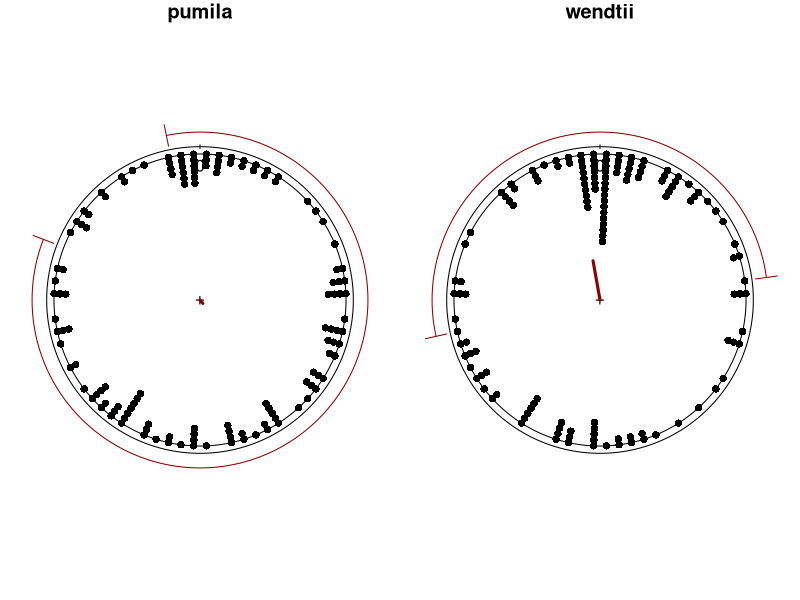
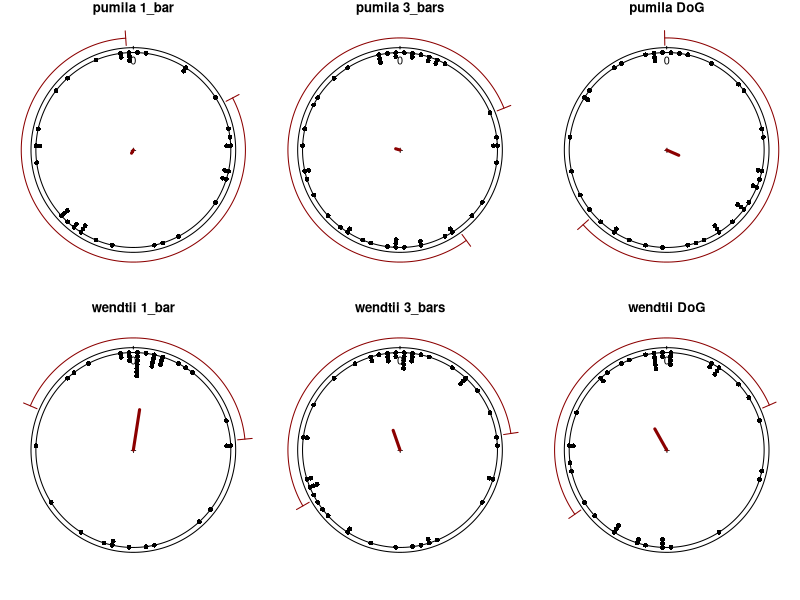
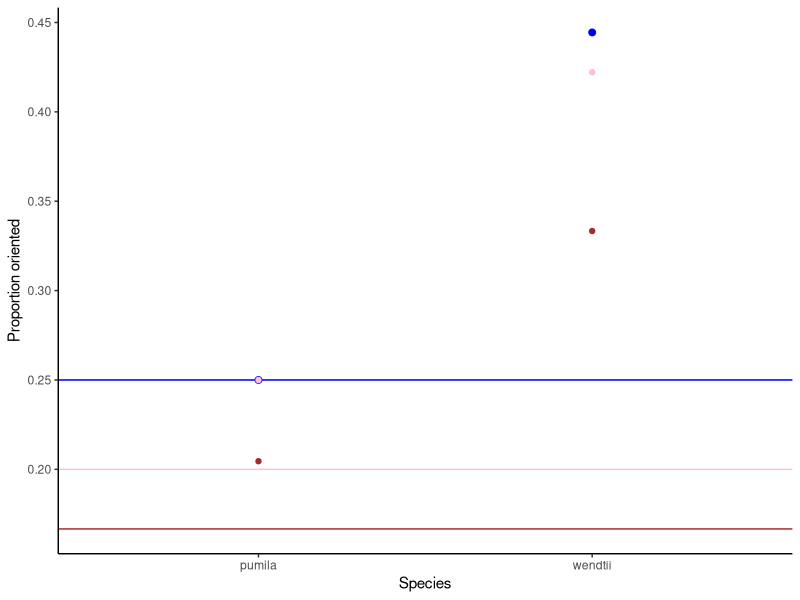
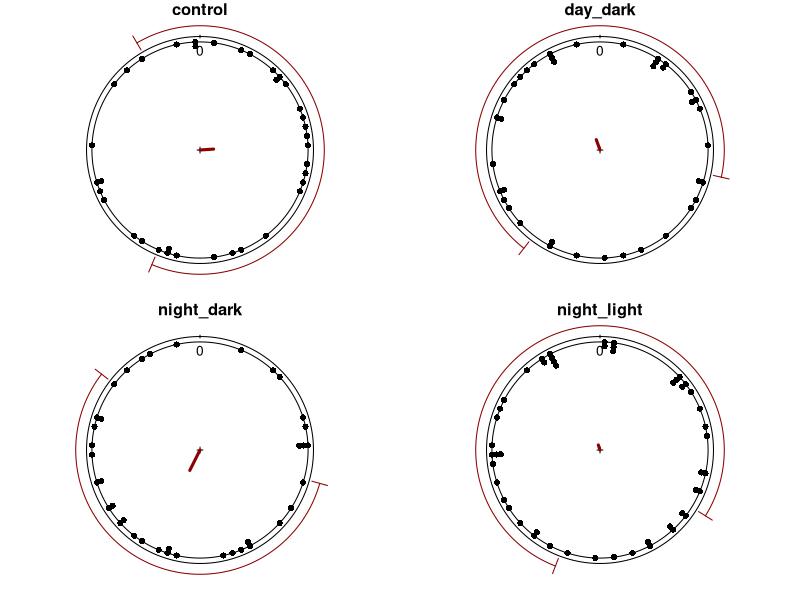

Source code (R) for these figures, in order:
## ---- chunk 1
knitr::opts_chunk$set(echo = TRUE)
## ---- chunk 2
library('circular')
library('tibble')
library('readr')
library('tidyr')
library('dplyr')
library('ggplot2')
## ---- chunk 3
df <- read_delim('Ophiocoma_orientation_data.txt',delim = "\t")
df <- subset.data.frame(df, Relative_heading_degrees != "DNF")
df$Relative_heading_degrees <- as.numeric(df$Relative_heading_degrees)
df$heading <- df$Relative_heading_degrees*pi/180
df$heading[df$heading > pi] <- -pi +(df$heading[df$heading > pi] -pi)
df$Species <- as.factor(df$Species)
df$Type    <- as.factor(df$Type)
df$Set     <- as.factor(df$Set)
df <- subset.data.frame(df, select = -c(Absolute_heading_degrees))
summary(df)
## ---- chunk 4
df$success   <- vector(length = length(df$heading))
sectors <- 5 # number of sectors, i.e. reciprocal of sector fraction
half.sector <- pi/sectors # half the width of the target sector

for(i in 1:length(df$heading)){           ### get tote of each using one fifth of the circle
  if(is.na(df$heading[i]) == TRUE){df$success[i] <- 0}
  else if(df$heading[i] >   half.sector ){df$success[i] <- 0}    ## pi/5 beforehand
  else if(df$heading[i] <= -half.sector ){df$success[i] <- 0}  ## -pi/5 beforehand
  else{df$success[i] <- 1}  }
## ---- chunk 5
df %>% filter(Set == 2017) -> df1
df1 <- droplevels.data.frame(df1)
## ---- chunk 6
Cplot <- function(headings, sp, bt, ax, ...){
	#fit mean axis, fits mean direction unless otherwise specified
	if(missing(ax)){ax <- F}
	#spacing of stacked points, now automatically stacks towards centre unless otherwise specified
	if(missing(sp) & missing(bt)){sp <- 0.04}
	#bt specifies the stacking by a multipicative factor, 1 = stacked, 2 = 1 point's space between, 0.5 = half overlapping
	if( missing(sp) & !(missing(bt)) ){sp <- bt*.04}
	#	Get functions 
		circSD <- function(mn, lci, uci, out, zro, drc, lng, ...){
			if(missing(lng)){lng<-10*360/5};	if(missing(drc)){drc<-'clock'}
			if(missing(zro)){zro <- pi/2};if(missing(out)){out <- 0.05}
			if(missing(uci)){uci <- lci}
			lwr <- mn - lci;	upr <- mn + uci
			circ.pos <- ( ((drc == 'clock')-1)*2 +1) * 
				-seq( pi*lwr/180, pi*upr/180, length.out = lng) + zro
			circ.x <- cos(circ.pos)*(1+out);	circ.y <- sin(circ.pos)*(1+out)
			lines(circ.x, circ.y, ...)
			lines.circular( as.circular(rep(lwr,2),units = 'degrees', 
				type = 'angles', modulo = '2pi', zero = zro, 
				rotation = drc, template = 'none'), 
				out*c(0.5, 1.5), modulo = '2pi', 
				zero = zro, rotation = drc, ...)
			lines.circular(as.circular(rep(upr,2),units = 'degrees', 
				type = 'angles', modulo = '2pi', zero = zro, 
				rotation = drc, template = 'none'),
			 	out*c(0.5, 1.5), modulo = '2pi', zero = zro, 
			 	rotation = drc, ...) 		}
		mycirc <- function(angles, clock){
			if(missing(clock)){clock <- TRUE}
			if(clock){
			return(		as.circular(angles,units='degrees',type='angles',
			modulo='2pi',zero=pi/2,rotation='clock',	template='none')	)
				}else{
				as.circular(angles,units='degrees',type='angles',
				 modulo='2pi',zero=pi/2,rotation='counter',template='none')
				}	}	
	#circular plot settings
	increments <- 5 #degrees
	zr <- pi/2 #start at top of screen (pi*	90	/180)
	bn <-  72  #10*10*360/5 #bins 	
	degrad <- 180/pi #conversion from radians to degrees
	tcl <- rgb(1,1,1,0)#transparent colour
	pcl <- rgb(.3,.1,.1,.5)#point colour
	#plot characters
	lw <- 0.5 #line width
	pnt <- 3 # 2.5 #point size
	arw <- 10 #arrowhead angle
	arl <- 0 #0.1 #arrowhead length
	#	set up input variables
	hd <- mycirc(headings)
	sm <- summary(hd)
	sv <- degrad*sd.circular(hd, na.rm=T)
	lbl <- 0 # 90*(1:4-1)
	plot(hd, col=tcl, main="", zero=zr, axes=F, shrink=1,tol=0.075)
	axis.circular(1, at = mycirc(lbl), labels = lbl)
	par(new=T)
	plot.circular(hd, col=tcl,main="",zero=zr,axes=F,shrink=1.05,tol=0.075)
	points(hd,stack=T,bin=bn,sep=-sp,zero=zr,...)
	if(!(ax)){
		arrows.circular( mycirc(sm['Mean']),zero=zr,col='red4',lwd=3,
		 length=arl,angle=arw,shrink = sm['Rho'])
		 circSD(sm['Mean'], sv, out = 0.15, zro=zr, drc='clock',col='red4',lwd=1)	}else{
		 sBin_Spp <- summary(mycirc(hd*2))
		 sv2 <- degrad*sd.circular(hd*2, na.rm=T)/2
		 arrows.circular( mycirc(sBin_Spp['Mean']/2),zero=zr,col='red4',lwd=3,
		 length=arl,angle=arw,shrink = sBin_Spp['Rho'])
		 arrows.circular( mycirc(180+sBin_Spp['Mean']/2),zero=zr,col='red4',lwd=3,
		 length=arl,angle=arw,shrink = sBin_Spp['Rho'])
		 circSD(sBin_Spp['Mean']/2, sv2, out = 0.15, zro=zr, drc='clock',col='red4',lwd=1)
		 circSD(180+sBin_Spp['Mean']/2, sv2, out = 0.15, zro=zr, drc='clock',col='red4',lwd=1)
	 } }
## ---- chunk 7
par(mfrow = c(1,2)); par(mar = c(1, 1, 1, 1) + 0.1)
  for(j in levels(as.factor(df1$Species))){
  tempx <- df1$Relative_heading_degrees[df1$Species == j]
     Cplot(tempx, clock=TRUE)
     title(j)}
## ---- chunk 8
par(mfrow = c(2,3)); par(mar = c(1, 1, 1, 1) + 0.1)
for(i in levels(as.factor(df1$Species))){
  for(j in levels(as.factor(df1$Type))){
  tempx <- df1$Relative_heading_degrees[df1$Type == j & df1$Species == i]
     Cplot(tempx)
     title(paste(i,j))}}
## ---- chunk 9
df1 %>%
  mutate(in.pent = ifelse(abs(heading) < pi/5, 1, 0)) %>% # for data in radians -pi to pi
  group_by(Species,Type) %>%                # condition name
  summarize(num = length(heading),
            rho = rho.circular(heading),
            kappa = unlist(mle.vonmises(heading)[3]),
            c.mean = unlist(mean.circular(heading)[1]),
            proportion_oriented = sum(in.pent)/length(in.pent)
  ) -> spp_type.summary            ## output dataframe

spp_type.summary
## ---- chunk 10
df1 %>%
  mutate(in.pent = ifelse(abs(heading) < pi/5, 1, 0)) %>% # for data in radians -pi to pi
  group_by(Species,Type) %>%                # condition name
  summarize(v.stat=unlist(rayleigh.test(heading,mu=0)[1]),
            v.p= unlist(rayleigh.test(heading,mu=0)[2]),
            rayl.stat=unlist(rayleigh.test(heading)[1]),
            rayl.p= unlist(rayleigh.test(heading)[2])
  ) -> spp_type.stats            ## output dataframe

spp_type.stats
## ---- chunk 11
df1 %>%
  mutate(in.quad = ifelse(abs(heading) < pi/4, 1, 0)) %>% # for data in radians -pi to pi
  mutate(in.pent = ifelse(abs(heading) < pi/5, 1, 0)) %>% # for data in radians -pi to pi
  mutate(in.sext = ifelse(abs(heading) < pi/6, 1, 0)) %>% # for data in radians -pi to pi
  group_by(Species,Type) %>%   
  summarize(n_obs = n(),                   ## observations for treatment
            quad.prop = sum(in.quad)/length(in.quad),
            pent.prop = sum(in.pent)/length(in.pent),
            sext.prop = sum(in.sext)/length(in.sext)        ) -> chance_plot  

chance_plot %>% 
  filter(Type == "DoG") %>%
  ggplot(aes(Species,sext.prop)) + geom_point(aes(y=sext.prop),color="brown")   + 
  geom_hline(yintercept = 1/5, color = "pink") +
  geom_hline(yintercept = 1/4,color = "blue") +
  geom_hline(yintercept = 1/6, color = "brown") +  
  geom_point(aes(y=quad.prop), color="blue",size=2)        +             
  geom_point(aes(y=pent.prop), color="pink") +
  ylab('Proportion oriented')  + theme_classic()
## ---- chunk 12
df %>% filter(Set == 2019) -> df2
df2 <- droplevels.data.frame(df2)
## ---- chunk 13
par(mfrow = c(2,2)); par(mar = c(1, 1, 1, 1) + 0.1)
  for(j in levels(as.factor(df2$Period_adaptation))){
  tempx <- df2$Relative_heading_degrees[df2$Period_adaptation == j]
     Cplot(tempx)
     title(j)}
## ---- chunk 14
df2 %>%
  mutate(in.pent = ifelse(abs(heading) < pi/5, 1, 0)) %>% # for data in radians -pi to pi
  group_by(Period_adaptation) %>%                # condition name
  summarize(num = length(heading),
            rho = rho.circular(heading),
            kappa = unlist(mle.vonmises(heading)[3]),
            c.mean = unlist(mean.circular(heading)[1]),
            proportion_oriented = sum(in.pent)/length(in.pent)
  ) -> condition.summary            ## output dataframe

condition.summary
## ---- chunk 15
df2 %>%
  mutate(in.pent = ifelse(abs(heading) < pi/5, 1, 0)) %>% # for data in radians -pi to pi
  group_by(Period_adaptation) %>%                # condition name
  summarize(v.stat=unlist(rayleigh.test(heading,mu=0)[1]),
            v.p= unlist(rayleigh.test(heading,mu=0)[2]),
            rayl.stat=unlist(rayleigh.test(heading)[1]),
            rayl.p= unlist(rayleigh.test(heading)[2])
  ) -> spp_type.stats            ## output dataframe
spp_type.stats
